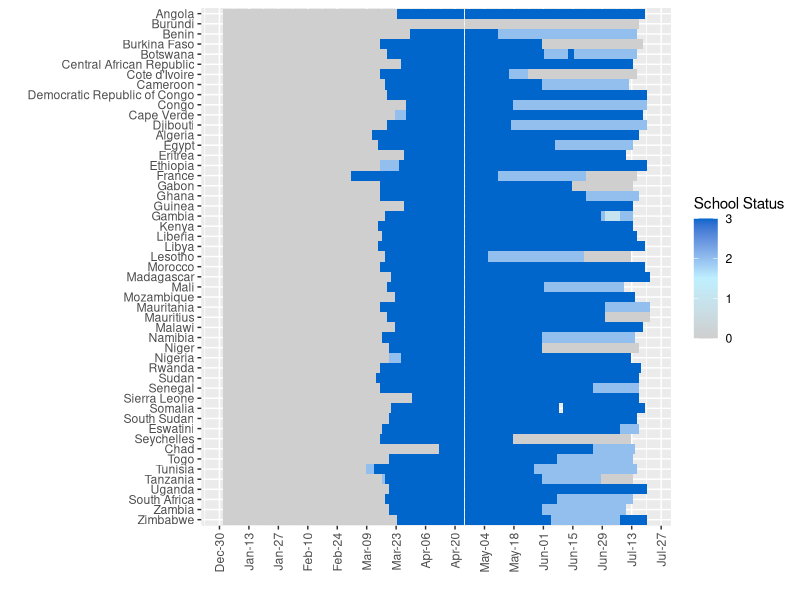
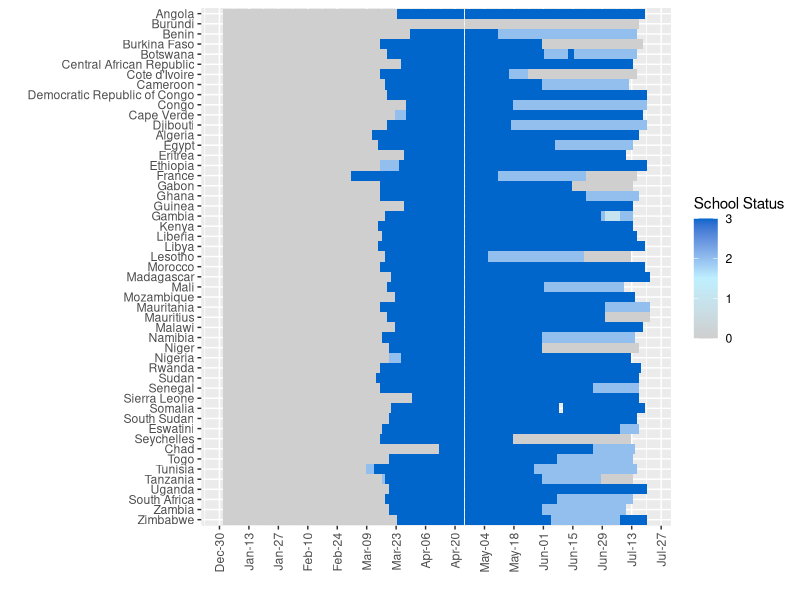

The R source for these figures, in order:
library(ggplot2)
library(readr)
library(viridis)
library(scales)

african_data <- read_csv("../african_data.csv")
african_data$Date <- as.Date(as.character(african_data$Date), format = "%Y-%m-%d")

names(african_data)[4] <- "School Status"
african_data$y <- african_data$CountryName

school_closing_data <- african_data[, names(african_data) %in% c("Date", "CountryName", "School Status")]

school_closing_data <- school_closing_data[complete.cases(school_closing_data), ]

school_closing_data$CountryName <- factor(school_closing_data$CountryName,levels=rev(unique(school_closing_data$CountryName)))

ggplot(school_closing_data, aes(x = Date, y = CountryName, fill = `School Status`)) +
    theme(axis.text.x = element_text(angle = 90, hjust = 1, vjust = 0.5)) +
    geom_tile() +
    scale_fill_gradientn(
        colours = c("gray81", "lightblue1", "#0066CC"),
#        colours = c("gray81", "lightblue1", "#0066CC", "navyblue"), #j orig
        limits = c(0, 3),
        oob = squish) +
    labs(x = "", y = "") +
    scale_x_date(date_breaks = "2 weeks", date_labels = "%b-%d")


ggsave("./school_status_heatmap_2.pdf", width = 15, height = 8.67)
